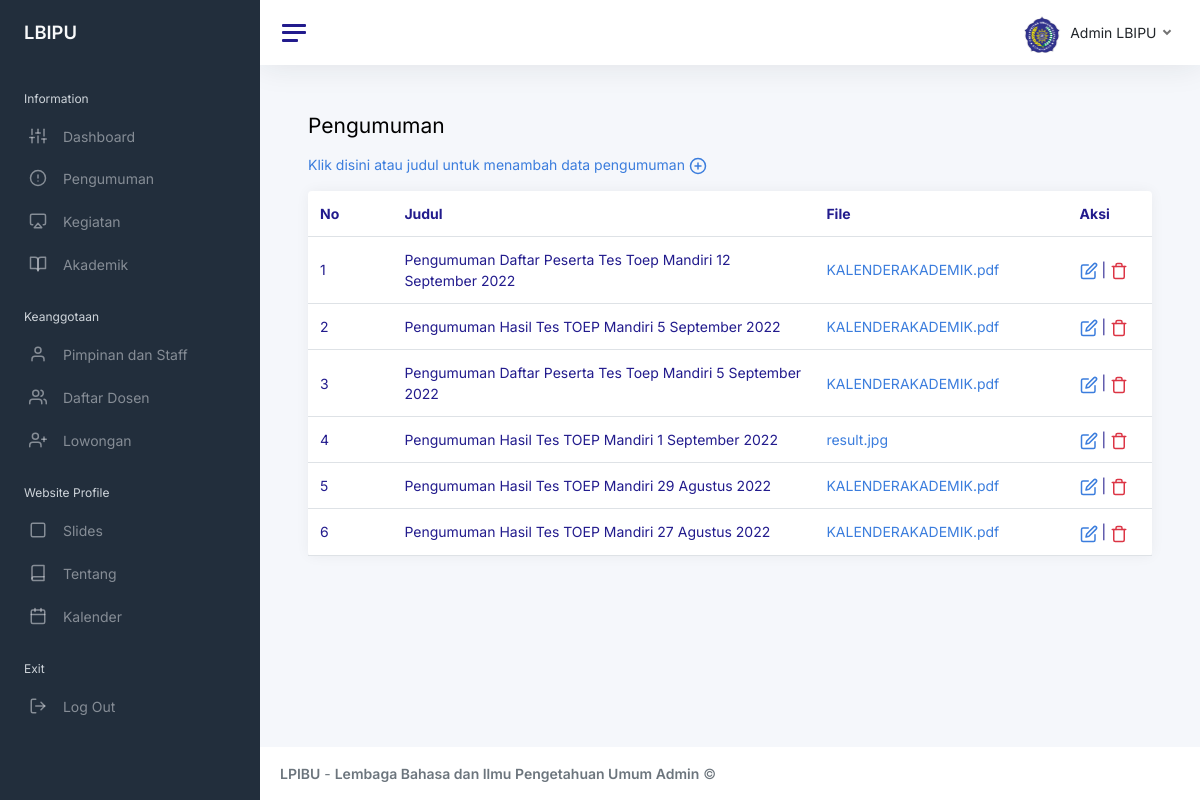
Screenshot of /admin/index.php?halaman=pengumuman (signed in) with the database file from the repository.
### tables this page shows
CREATE TABLE `pengumuman` (
  `id` int(10) NOT NULL,
  `judul` varchar(255) DEFAULT NULL,
  `gambar` varchar(255) DEFAULT NULL,
  `isi` text DEFAULT NULL,
  `tanggal` date DEFAULT NULL,
  `updateby` varchar(50) DEFAULT 'LBIPU',
  `files` varchar(100) NOT NULL
);

### admin/pengumuman.php (the view, shortened to what this page needs)
<?php
include '../koneksi.php';
?>
<main class="content">
    <div class="container-fluid p-0">
        <h1 class="h3 mb-3"><a href="index.php?halaman=tambah-pengumuman" style="color: #000;">Pengumuman</a></h1>
        <p>
            <a href="index.php?halaman=tambah-pengumuman">Klik disini atau judul untuk menambah data pengumuman <i data-feather="plus-circle"></i></a>
        </p>
        <div class="row">
            <div class="col-12">
                <div class="card flex-fill">
                    <table class="table table-hover my-0">
                        <thead>
                            <tr>
                                <th style="width: 10%;">No</th>
                                <th style="width: 50%;">Judul</th>
                                <th class="d-none d-xl-table-cell" style="width: 30%;">File</th>
                                <th  style="width: 10%;">Aksi</th>
                            </tr>
                        </thead>
                        <tbody>
                            <tr>
                                <?php $nomor = 1; ?>
                                <?php $ambil = $koneksi->query("SELECT * FROM pengumuman"); ?>
                                <?php while ($pecah = $ambil->fetch_assoc()) { ?>
                                <tr>
                                    <td><?= $nomor; ?></td>
                                    <td><?= mb_strimwidth($pecah['judul'], 0, 60, "..."); ?></td>
                                    <td class="d-none d-xl-table-cell"><a href="../file/<?= $pecah['files']; ?>" width="100px" download><?= $pecah['files']; ?></a></td>
                                    <td>
                                        <a href="index.php?halaman=edit-pengumuman&id=<?= $pecah['id']; ?>"><i class="align-middle text-primary" data-feather="edit"></i></a> |
                                        <a href="index.php?halaman=hapus-pengumuman&id=<?= $pecah['id']; ?>"><i class="align-middle text-danger" data-feather="trash"></i></a>
                                    </td>
                                </tr>
                                <?php $nomor++; ?>
                                <?php } ?>
                            </tr>
                        </tbody>
                    </table>
                </div>
            </div>
        </div>
    </div>
</main>

### rows the page displays
pengumuman: judul "Pengumuman Daftar Peserta Tes Toep Mandiri 12 September 2022", files "KALENDERAKADEMIK.pdf"
pengumuman: judul "Pengumuman Hasil Tes TOEP Mandiri 5 September 2022", files "KALENDERAKADEMIK.pdf"
pengumuman: judul "Pengumuman Daftar Peserta Tes Toep Mandiri 5 September 2022", files "KALENDERAKADEMIK.pdf"
pengumuman: judul "Pengumuman Hasil Tes TOEP Mandiri 1 September 2022", files "result.jpg"
pengumuman: judul "Pengumuman Hasil Tes TOEP Mandiri 29 Agustus 2022", files "KALENDERAKADEMIK.pdf"
pengumuman: judul "Pengumuman Hasil Tes TOEP Mandiri 27 Agustus 2022", files "KALENDERAKADEMIK.pdf"
